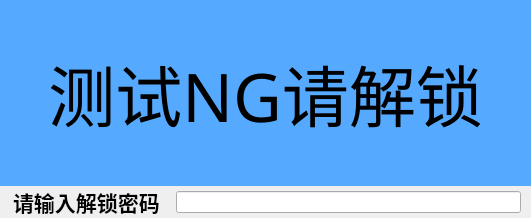
<?xml version="1.0" encoding="UTF-8"?>
<ui version="4.0">
 <class>UnlockDlg</class>
 <widget class="QDialog" name="UnlockDlg">
  <property name="geometry">
   <rect>
    <x>0</x>
    <y>0</y>
    <width>531</width>
    <height>218</height>
   </rect>
  </property>
  <property name="windowTitle">
   <string>UnlockDlg</string>
  </property>
  <property name="styleSheet">
   <string notr="true"/>
  </property>
  <layout class="QHBoxLayout" name="horizontalLayout_3">
   <property name="spacing">
    <number>0</number>
   </property>
   <property name="leftMargin">
    <number>0</number>
   </property>
   <property name="topMargin">
    <number>0</number>
   </property>
   <property name="rightMargin">
    <number>0</number>
   </property>
   <property name="bottomMargin">
    <number>0</number>
   </property>
   <item>
    <layout class="QVBoxLayout" name="verticalLayout">
     <property name="spacing">
      <number>0</number>
     </property>
     <item>
      <widget class="QLabel" name="label">
       <property name="font">
        <font>
         <family>Adobe 楷体 Std R</family>
         <pointsize>50</pointsize>
        </font>
       </property>
       <property name="styleSheet">
        <string notr="true">background-color: rgb(85, 170, 255);</string>
       </property>
       <property name="text">
        <string>测试NG请解锁</string>
       </property>
       <property name="alignment">
        <set>Qt::AlignCenter</set>
       </property>
      </widget>
     </item>
     <item>
      <layout class="QHBoxLayout" name="horizontalLayout_2">
       <item>
        <widget class="QLabel" name="label_2">
         <property name="enabled">
          <bool>true</bool>
         </property>
         <property name="maximumSize">
          <size>
           <width>130</width>
           <height>130</height>
          </size>
         </property>
         <property name="text">
          <string/>
         </property>
         <property name="pixmap">
          <pixmap resource="MainDlg.qrc">:/images/Resources/images/error.png</pixmap>
         </property>
         <property name="scaledContents">
          <bool>true</bool>
         </property>
        </widget>
       </item>
       <item>
        <layout class="QHBoxLayout" name="horizontalLayout">
         <item>
          <widget class="QLabel" name="label_3">
           <property name="font">
            <font>
             <family>Adobe 楷体 Std R</family>
             <pointsize>16</pointsize>
             <weight>75</weight>
             <bold>true</bold>
            </font>
           </property>
           <property name="text">
            <string>请输入解锁密码</string>
           </property>
          </widget>
         </item>
         <item>
          <spacer name="horizontalSpacer_2">
           <property name="orientation">
            <enum>Qt::Horizontal</enum>
           </property>
           <property name="sizeType">
            <enum>QSizePolicy::Fixed</enum>
           </property>
           <property name="sizeHint" stdset="0">
            <size>
             <width>10</width>
             <height>20</height>
            </size>
           </property>
          </spacer>
         </item>
         <item>
          <widget class="QLineEdit" name="passwordEdit">
           <property name="echoMode">
            <enum>QLineEdit::Password</enum>
           </property>
          </widget>
         </item>
         <item>
          <spacer name="horizontalSpacer">
           <property name="orientation">
            <enum>Qt::Horizontal</enum>
           </property>
           <property name="sizeType">
            <enum>QSizePolicy::Fixed</enum>
           </property>
           <property name="sizeHint" stdset="0">
            <size>
             <width>10</width>
             <height>20</height>
            </size>
           </property>
          </spacer>
         </item>
        </layout>
       </item>
      </layout>
     </item>
    </layout>
   </item>
  </layout>
 </widget>
 <layoutdefault spacing="6" margin="11"/>
 <resources>
  <include location="MainDlg.qrc"/>
  <include location="MainDlg.qrc"/>
 </resources>
 <connections/>
</ui>
